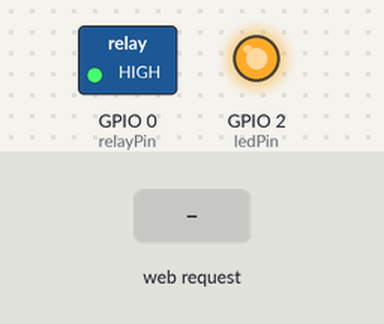
A sketch run on a simulated ESP8266 (NodeMCU). On the bench: switched loads named in the sketch (green lamp = pin HIGH), output pins drawn as LEDs (lit = HIGH). The inputs (shaded band) are chosen by the test bench. WiFi joins after 1.5 s; servers stay silent unless stated; what the sketch prints to the serial monitor is not drawn.

Above: at 2.7 s.
2.8 s: HTTP request GET /on received
At 3.3 s:
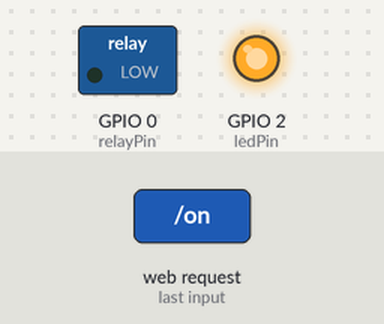
4.3 s: HTTP request GET /ledon received
At 5.5 s:
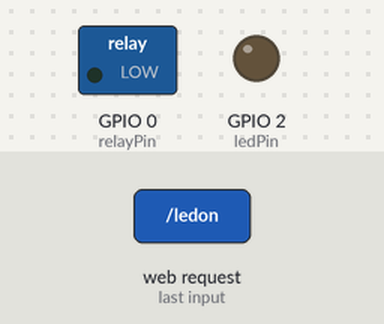
5.8 s: HTTP request GET /off received
At 6.8 s:
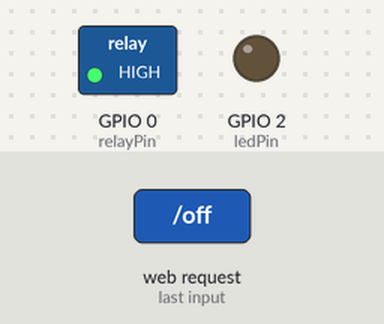
Timing chart, 0 to 8.8 s (numbered marks = the images above; inputs shaded):
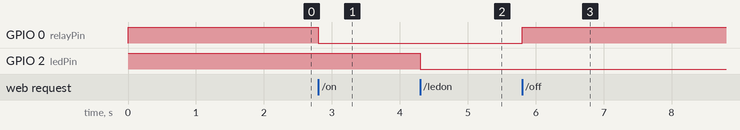

Measured:
- after the input at 2.8 s, GPIO 0 (relayPin): HIGH → LOW at once
- after the input at 4.3 s, GPIO 2 (ledPin): HIGH → LOW at once
- after the input at 5.8 s, GPIO 0 (relayPin): LOW → HIGH at once

The sketch:

yield.ino
```cpp
/*
    This sketch demonstrates how to set up a simple HTTP-like server.
    The server will set a GPIO pin depending on the request
      http://server_ip/gpio/0 will set the GPIO2 low,
      http://server_ip/gpio/1 will set the GPIO2 high
    server_ip is the IP address of the ESP8266 module, will be
    printed to Serial when the module is connected.
*/

#include <ESP8266WiFi.h>

#ifndef STASSID
#define STASSID "FundacionFLM"
#define STAPSK  "thousandsend1615"
#endif

const char* ssid = STASSID;
const char* password = STAPSK;

// Create an instance of the server
// specify the port to listen on as an argument
WiFiServer server(80);

int ledPin = 2;
int relayPin = 0;

void setup() {
  Serial.begin(115200);

  // prepare LED
  pinMode(ledPin, OUTPUT);
  pinMode(relayPin, OUTPUT);

  digitalWrite(ledPin, 1);
  digitalWrite(relayPin, 1);

  // Connect to WiFi network
  Serial.println();
  Serial.println();
  Serial.print(F("Connecting to "));
  Serial.println(ssid);

  WiFi.mode(WIFI_STA);
  WiFi.begin(ssid, password);

  while (WiFi.status() != WL_CONNECTED) {
    delay(500);
    Serial.print(F("."));
  }
  Serial.println();
  Serial.println(F("WiFi connected"));

  // Start the server
  server.begin();
  Serial.println(F("Server started"));
  Serial.println(WiFi.localIP());
}


void loop() {
  WiFiClient client = server.available();
  if (!client) {
    return;
  }

  client.setTimeout(5000); // default is 1000

  String req = client.readStringUntil('\r');

  if (req.indexOf(F("/favicon.ico")) != -1) {
    yield();
  }

  Serial.println(F("request: "));
  Serial.println(req);

  int val;
  if (req.indexOf(F("/on")) != -1) {
    val = 0;
    digitalWrite(relayPin, val);
  } else if (req.indexOf(F("/off")) != -1) {
    val = 1;
    digitalWrite(relayPin, val);
  } else if (req.indexOf(F("/ledon")) != -1) {
    val = 0;
    digitalWrite(ledPin, val);
  } else if (req.indexOf(F("/ledoff")) != -1) {
    val = 1;
    digitalWrite(ledPin, val);
  } else {
    Serial.println(F("invalid request"));
    val = digitalRead(relayPin);
  }

  while (client.available()) {
    client.read();
  }

  client.print(F("HTTP/1.1 200 OK\r\nContent-Type: text/html\r\n\r\n<!DOCTYPE HTML>\r\n<html>\r\nRELAY is now "));
  client.print((val) ? F("high") : F("low"));

  client.print(F("<br><br>RELAY <a href='http://"));
  client.print(WiFi.localIP());
  client.print(F("/on'>ON</a> <a href='http://"));
  client.print(WiFi.localIP());
  client.print(F("/off'>OFF</a>"));

  client.print(F("<br><br>LED <a href='http://"));
  client.print(WiFi.localIP());
  client.print(F("/ledon'>ON</a> <a href='http://"));
  client.print(WiFi.localIP());
  client.print(F("/ledoff'>OFF</a>"));

  client.print(F("</html>"));
  client.flush();
}
```
